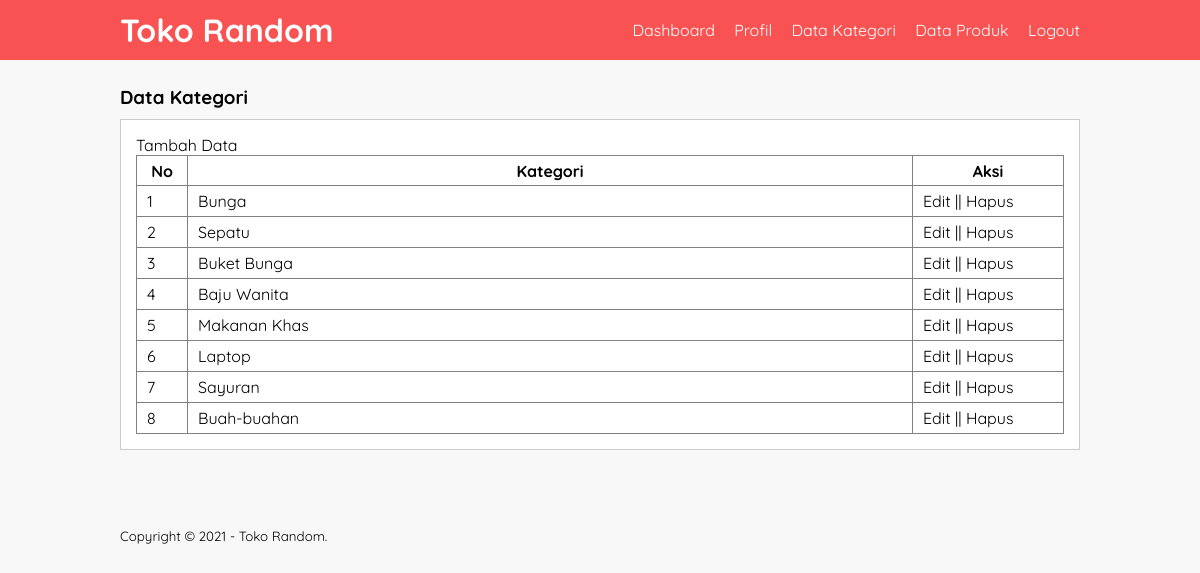
/data-kategori.php (signed in), run on the app's committed database.
### tables this page shows
CREATE TABLE `tb_category` (
  `category_id` int(11) NOT NULL,
  `category_name` varchar(25) NOT NULL
);

### data-kategori.php (the view, shortened to what this page needs)
<?php
    include 'db.php';
?>
<!DOCTYPE html>
<html lang="en">
<head>
    <link rel="stylesheet" type="text/css" href="css/style.css">
</head>
<body>
    <header>
        <div class="container">
            <h1><a href="dashboard.php">Toko Random</a></h1>
            <ul>
                <li><a href="dashboard.php">Dashboard</a></li>
                <li><a href="profil.php">Profil</a></li>
                <li><a href="data-kategori.php">Data Kategori</a></li>
                <li><a href="data-produk.php">Data Produk</a></li>
                <li><a href="logout.php">Logout</a></li>
            </ul>
        </div>
    </header>
    <div class="section">
        <div class="container">
            <h3>Data Kategori</h3>
            <div class="box">
                <p><a href="tambah-kategori.php">Tambah Data</a></p>
                <table border="1" cellspacing="0" class="table">
                    <thead>
                        <tr>
                            <th width="50px">No</th>
                            <th>Kategori</th>
                            <th width="150px">Aksi</th>
                        </tr>
                    </thead>
                    <tbody>
                        <?php
                            $no = 1;
                            $kategori = mysqli_query($conn, "SELECT * FROM tb_category ORDER BY category_id DESC");
                            if(mysqli_num_rows($kategori) > 0){
                            while ($row = mysqli_fetch_array($kategori)) {
                        ?>
                        <tr>
                            <td><?php echo $no++  ?></td>
                            <td><?php echo $row['category_name'] ?></td>
                            <td>
                                <a href="edit-kategori.php?id=<?php echo $row['category_id'] ?>">Edit</a> ||
                                <a href="proses-hapus.php?idk=<?php echo $row['category_id'] ?>"
                                onclick="return confirm('Yakin ingin menghapus ?')">Hapus</a>
                            </td>
                        </tr>
                        <?php  }}else{ ?>
                            <tr>
                                <td colspan="3">Tidak ada data</td>
                            </tr>
                        <?php } ?>
                    </tbody>
                </table>
            </div>
        </div>
    </div>
    <footer>
        <div class="container">
            <small>Copyright &copy; 2021 - Toko Random.</small>
        </div>
    </footer>
</body>
</html>

### css/style.css (style rules this page uses)
* { padding: 0; margin: 0; font-family: 'Quicksand', sans-serif; }
body { background-color: #f8f8f8; }
a { color: inherit; text-decoration: none; }
header { background-color: #F85252; color: #fff; }
header h1 { float: left; padding: 10px 0; }
header ul { float: right; }
header ul li { display: inline-block; }
header ul li a { padding: 20px 0 20px 15px; display: inline-block; }
footer { padding: 25px 0; }
.container { width: 80%; margin: 0 auto; }
.container:after { content: ''; display: block; clear: both; }
.section { padding: 25px 0; }
.box { background-color: #fff; border: 1px solid #ccc; padding: 15px; box-sizing: border-box; margin: 10px 0 25px 0; }
.box:after { content: ''; display: block; clear: both; }
.table { width: 100%; border-collapse: collapse; }
.table tr { height: 30px; }
.table tr td { padding: 5px 10px; }

### data on the page
tb_category: category_name "Bunga"
tb_category: category_name "Sepatu"
tb_category: category_name "Buket Bunga"
tb_category: category_name "Baju Wanita"
tb_category: category_name "Makanan Khas"
tb_category: category_name "Laptop"
tb_category: category_name "Sayuran"
tb_category: category_name "Buah-buahan"
